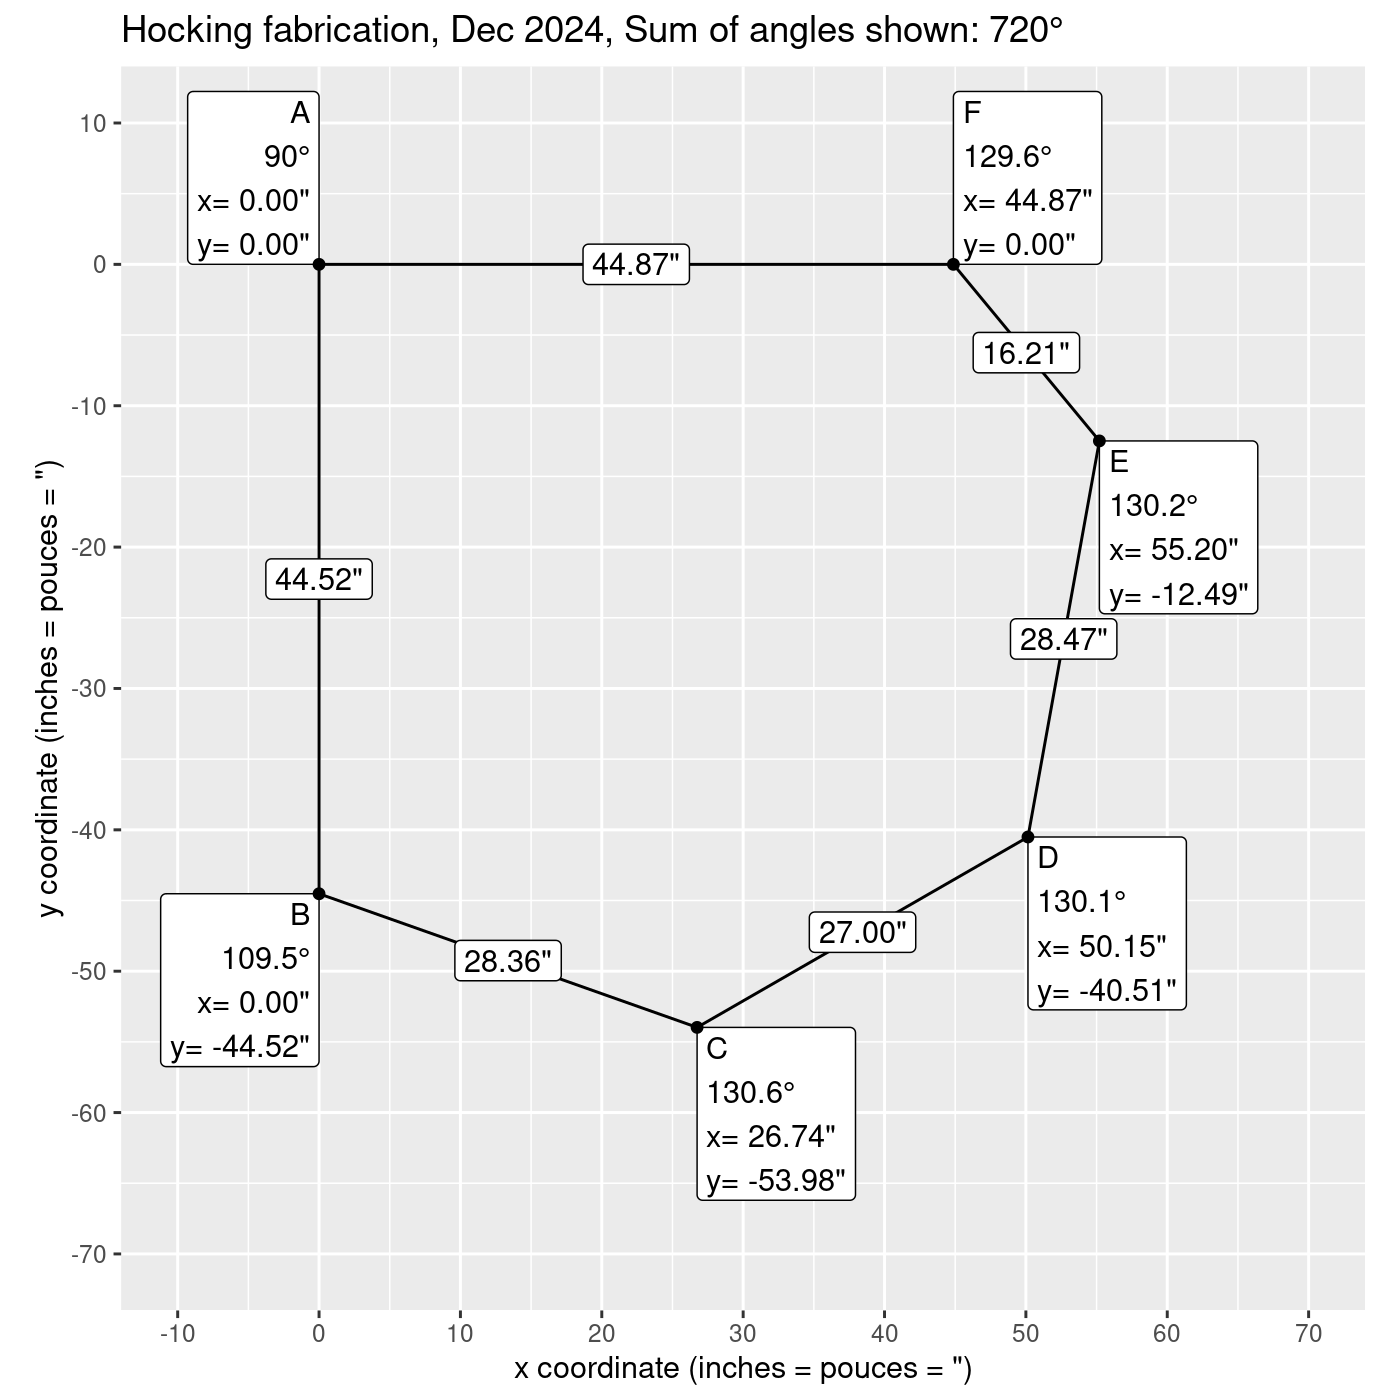

The script that saved this image:
library(data.table)
p <- function(point, x, y)data.table(point,x,y)
initial <- data.table(algorithm="initial", rbind(
  p("A",0,0),
  p("B",0,-44.5),
  p("C",27,-54),
  p("D",50,-40.5),
  p("E",55,-12.25),
  p("F",45.125,0)))
initial.long <- melt(initial, measure.vars=c("x","y"))
(initial.vec <- with(initial.long, structure(value, names=paste0(variable,point))))
fun <- function(x){
  h <- function(x1,x2,y1,y2)sqrt((x1-x2)^2+(y1-y2)^2)
  target.degrees <- 130
  cost <- function(A,B,C){
    radians <- acos((A^2+B^2-C^2)/(2*A*B))
    degrees <- 360*radians/(2*pi)
    (target.degrees-degrees)^2
  }
  with(as.list(x),{
    dEF <- h(xE,xF,yE,0)
    dDF <- h(xD,xF,yD,0)
    dCE <- h(xE,xC,yE,yC)
    dCD <- h(xD,xC,yD,yC)
    dBD <- h(xD,0,yD,yB)
    cost(dEF,28.5,dDF)+
      cost(28.5,dCD,dCE)+
      cost(28.5,dCD,dBD)
  })
}
result <- optimx::opm(initial.vec,fun)
result.dt <- data.table(algorithm=rownames(result),result)
result.wide <- melt(
  result.dt,
  measure.vars=measure(value.name, point, pattern="([xy])([A-F])")
)[order(algorithm,point)]
angle.dt <- result.wide[, {
  more <- .SD[c(1:.N,1:2)]
  i <- seq(2, nrow(more)-1)
  before <- more[i-1,.(x,y)]
  here <- more[i,.(x,y)]
  after <- more[i+1,.(x,y)]
  h <- function(a,b)sqrt(rowSums((a-b)^2))
  A=h(before,here)
  B=h(after,here)
  C=h(before,after)
  radians <- acos((A^2+B^2-C^2)/(2*A*B))
  data.table(more[i], degrees=360*radians/(2*pi))
}, by=algorithm]
dist.dt <- result.wide[, {
  more <- .SD[c(1:.N,1)]
  i <- seq(2, nrow(more))
  before <- more[i-1,.(x,y)]
  here <- more[i,.(x,y)]
  h <- function(a,b)sqrt(rowSums((a-b)^2))
  data.table((before+here)/2, dist=h(before,here))
}, by=algorithm]
library(ggplot2)
ggplot()+
  geom_polygon(aes(
    x,y),
    fill=NA,
    color="black",
    data=angle.dt)+
  geom_label(aes(
    x,y,label=paste0(point,"\n",as.integer(degrees),"°")),
    data=angle.dt)+
  geom_label(aes(
    x,y,label=sprintf('%.2f"',dist)),
    data=dist.dt)+
  facet_grid(. ~ algorithm, labeller=label_both)+
  coord_equal()

only <- function(DT)DT[algorithm=="BFGS"]
angle.show <- only(angle.dt)[, round.degrees := round(degrees,1)][]
dist.show <- only(dist.dt)
gg <- ggplot()+
  ggtitle(paste0(
    "Hocking fabrication, Dec 2024, Sum of angles shown: ",
    sum(angle.show$round.degrees),
    "°"))+
  geom_label(aes(
    x,y,
    hjust=ifelse(x==0, 1, 0),
    vjust=ifelse(y < -10, 1, 0),
    label=sprintf(
      '%s\n%s°\nx= %.2f"\ny= %.2f"',point,as.character(round.degrees),x,y)),
    data=angle.show)+
  geom_polygon(aes(
    x,y),
    fill=NA,
    color="black",
    data=angle.show)+
  geom_point(aes(
    x,y),
    data=angle.show)+
  geom_label(aes(
    x,y,label=sprintf('%.2f"',dist)),
    data=dist.show)+
  coord_equal()+
  scale_x_continuous(
    'x coordinate (inches = pouces = ")',
    limits=c(-10,70), breaks=seq(-100,100,10))+
  scale_y_continuous(
    'y coordinate (inches = pouces = ")',
    limits=c(-70,10), breaks=seq(-100,100,10))
png("fire-angles-equal.png", width=7, height=7, units="in", res=200)
print(gg)
dev.off()
